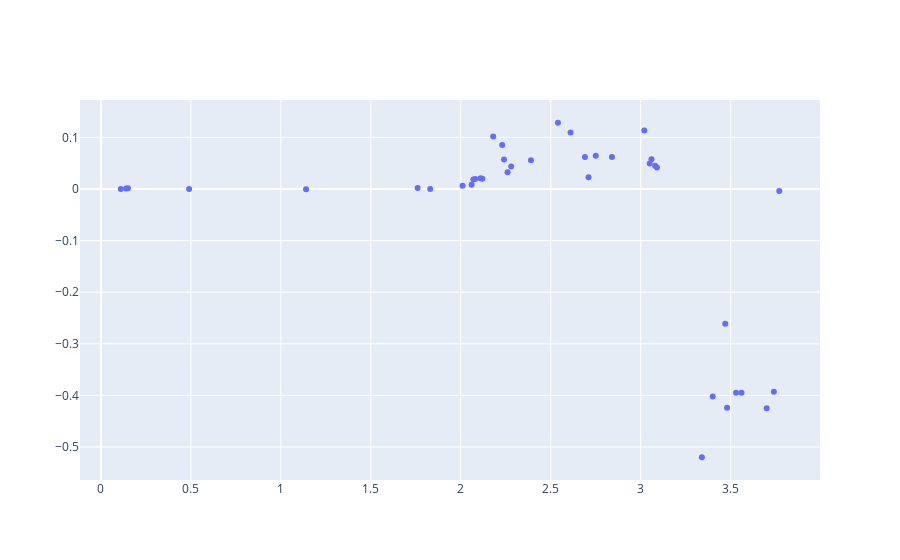

Here is the notebook cell this chart was saved with:
### Code cell
x, y = zip(*myplot28)
fig = go.Figure(data=go.Scatter(x=x, y=y, mode='markers'))
fig.show()

### Figure 1 — Plotly figure (JSON) as saved in the notebook; plotly's stock layout.template omitted (floating-point values rounded to 4 significant figures)
{"data": [{"mode": "markers", "type": "scatter", "x": [0.11, 0.14, 0.15, 0.49, 1.14, 1.76, 1.83, 2.01, 2.06, 2.07, 2.08, 2.11, 2.12, 2.18, 2.23, 2.24, 2.26, 2.28, 2.39, 2.54, 2.61, 2.69, 2.71, 2.75, 2.84, 3.02, 3.05, 3.06, 3.08, 3.09, 3.34, 3.4, 3.47, 3.48, 3.53, 3.56, 3.7, 3.74, 3.77], "y": [-0.0002, 0.0012, 0.0013, 0, -0.0003, 0.0018, -0.0001, 0.0062, 0.0084, 0.0183, 0.0196, 0.0208, 0.0201, 0.1018, 0.0851, 0.0574, 0.0325, 0.0438, 0.0555, 0.1284, 0.1096, 0.062, 0.023, 0.0643, 0.0619, 0.1136, 0.0494, 0.0578, 0.0449, 0.0418, -0.5199, -0.4024, -0.2614, -0.4239, -0.3949, -0.3951, -0.4249, -0.3928, -0.0037]}], "layout": {"autosize": true, "xaxis": {"autorange": true, "range": [-0.1148, 3.995], "type": "linear"}, "yaxis": {"autorange": true, "range": [-0.5674, 0.1759], "type": "linear"}}}
